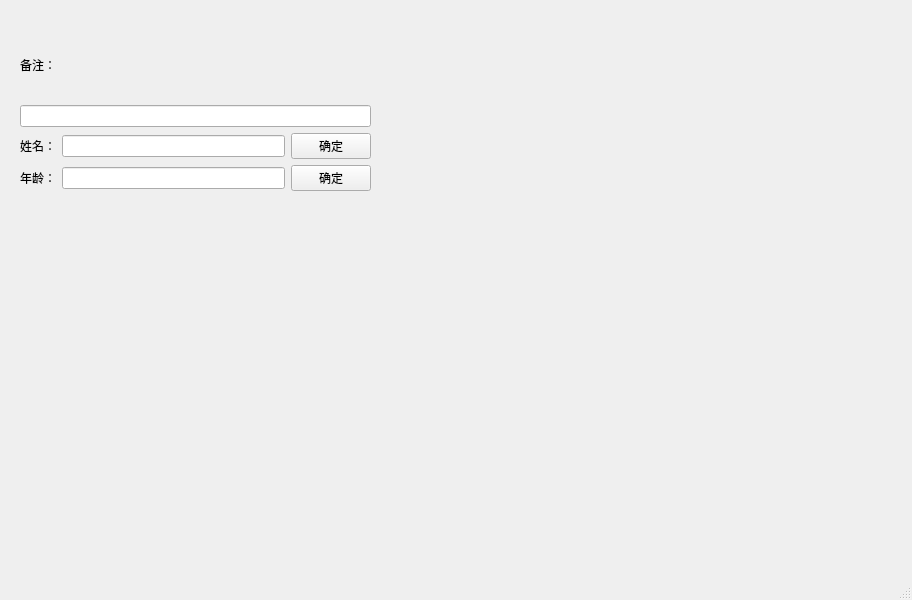
<?xml version="1.0" encoding="UTF-8"?>
<ui version="4.0">
 <class>MainWindow</class>
 <widget class="QMainWindow" name="MainWindow">
  <property name="geometry">
   <rect>
    <x>0</x>
    <y>0</y>
    <width>912</width>
    <height>600</height>
   </rect>
  </property>
  <property name="windowTitle">
   <string>MainWindow</string>
  </property>
  <widget class="QWidget" name="centralwidget">
   <widget class="QWidget" name="">
    <property name="geometry">
     <rect>
      <x>20</x>
      <y>30</y>
      <width>351</width>
      <height>161</height>
     </rect>
    </property>
    <layout class="QVBoxLayout" name="verticalLayout">
     <item>
      <widget class="QLabel" name="label">
       <property name="text">
        <string>备注：</string>
       </property>
      </widget>
     </item>
     <item>
      <widget class="QLineEdit" name="lineEdit"/>
     </item>
     <item>
      <layout class="QHBoxLayout" name="horizontalLayout">
       <item>
        <widget class="QLabel" name="label_2">
         <property name="text">
          <string>姓名：</string>
         </property>
        </widget>
       </item>
       <item>
        <widget class="QLineEdit" name="lineEdit_2"/>
       </item>
       <item>
        <widget class="QPushButton" name="pushButton">
         <property name="text">
          <string>确定</string>
         </property>
        </widget>
       </item>
      </layout>
     </item>
     <item>
      <layout class="QHBoxLayout" name="horizontalLayout_2">
       <item>
        <widget class="QLabel" name="label_3">
         <property name="text">
          <string>年龄：</string>
         </property>
        </widget>
       </item>
       <item>
        <widget class="QLineEdit" name="lineEdit_3"/>
       </item>
       <item>
        <widget class="QPushButton" name="pushButton_2">
         <property name="text">
          <string>确定</string>
         </property>
        </widget>
       </item>
      </layout>
     </item>
    </layout>
   </widget>
  </widget>
  <widget class="QMenuBar" name="menubar">
   <property name="geometry">
    <rect>
     <x>0</x>
     <y>0</y>
     <width>912</width>
     <height>23</height>
    </rect>
   </property>
  </widget>
  <widget class="QStatusBar" name="statusbar"/>
 </widget>
 <resources/>
 <connections/>
</ui>
